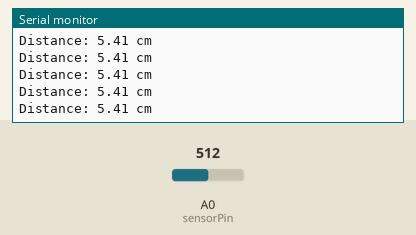
Bench run of a sketch on a simulated Arduino Uno, built with avr-gcc and run on an emulated ATmega328P. Parts: the last lines printed to the serial monitor. The test bench sets the inputs (shaded band); at power-on: A0 (sensorPin) = 512.

Above: at 1.2 s.
1.3 s: A0 (sensorPin) set to 674
At 1.33 s:
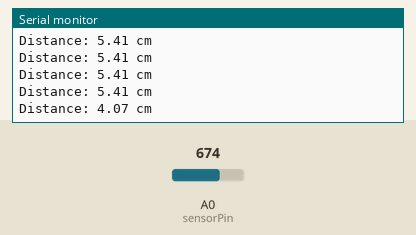
2.8 s: A0 (sensorPin) set to 698
At 2.85 s:
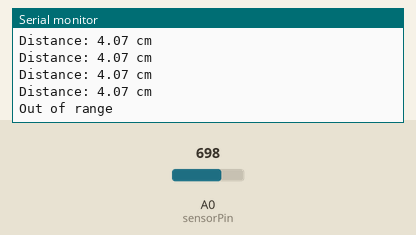

The sketch:

sharp_sensor.ino
```cpp
const int sensorPin = A0;  // Pin connected to the sensor's output (Vo)
float distanceCm;

void setup() {
  Serial.begin(115200);  // Initialize serial communication
}

void loop() {
  // Read the analog value from the sensor
  int adcValue = analogRead(sensorPin);

  // Convert the analog value to voltage (range: 0 - 5V)
  float voltage = adcValue * (5.0 / 1023.0);

  // Convert voltage to distance in centimeters
  // Formula: Distance (cm) = 13 / (voltage - 0.1)
  // This is an approximation for the GP2Y0A41SK0F sensor.
  distanceCm = 13.0 / (voltage - 0.1);

  // Print the distance if it's within the valid range (4 to 30 cm)
  if (distanceCm >= 4.0 && distanceCm <= 30.0) {
    Serial.print("Distance: ");
    Serial.print(distanceCm, 2);  // 2 decimal places
    Serial.println(" cm");
  } else {
    Serial.println("Out of range");
  }

  delay(50);  // Wait for 200 milliseconds before next reading
}
```

Measured:
- the behaviour switches between 685 and 686 on A0 (sensorPin) (found by bisection; images 1 and 2)
- after the input at 1.3 s, the serial monitor: prints a new line at once (image 1)
- after the input at 2.8 s, the serial monitor: prints a new line at once (image 2)
